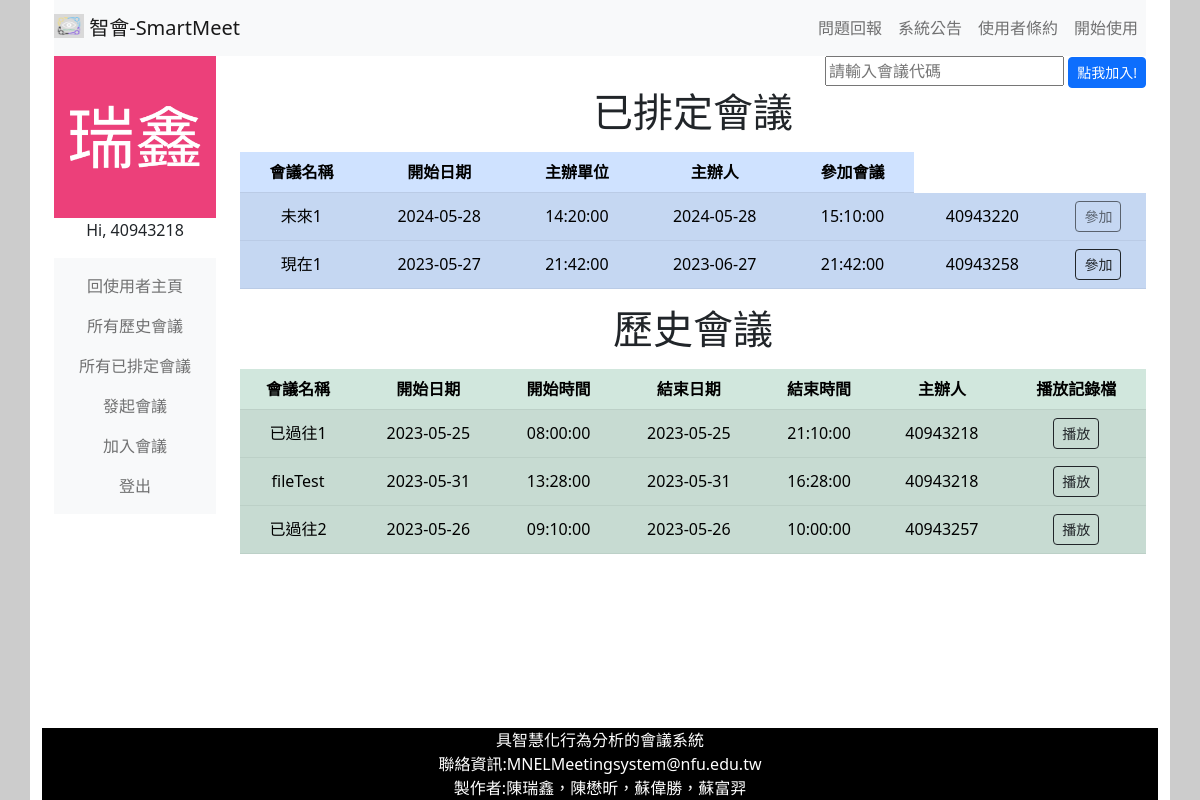
/htmlPhp/user/userPage.php (signed in), run on an earlier commit of the app's database.
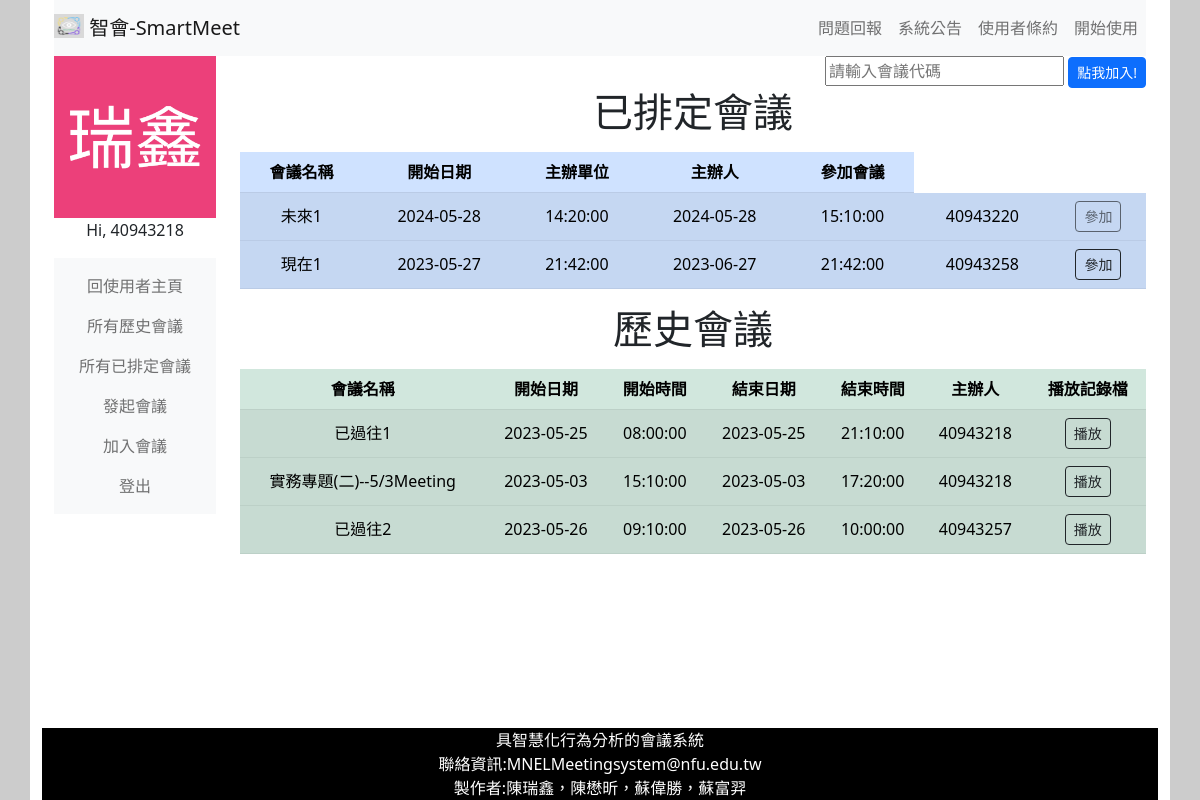
And on a later commit of the database.
### tables this page shows
CREATE TABLE `coursemember` (
  `courseId` varchar(255) NOT NULL,
  `courseMember` varchar(255) NOT NULL
);

CREATE TABLE `courseinfo` (
  `courseId` varchar(255) NOT NULL,
  `courseName` varchar(255) NOT NULL,
  `courseDateStart` date NOT NULL DEFAULT current_timestamp(),
  `courseDateEnd` date NOT NULL,
  `courseTimeStart` time NOT NULL DEFAULT current_timestamp(),
  `courseTimeEnd` time NOT NULL,
  `courseContent` varchar(255) NOT NULL,
  `openCourse` tinyint(1) NOT NULL,
  `fileExist` tinyint(1) NOT NULL
);

CREATE TABLE `coursehost` (
  `courseId` varchar(255) NOT NULL,
  `courseHostAcc` varchar(255) NOT NULL
);

### htmlPhp/includePHP/userHisMeet.php (the view, shortened to what this page needs)
<?php
$sqlUserInfo = "SELECT * FROM userInfo WHERE userAccount ='{$_SESSION["userAccount"]}'";
    $userInfoResult=mysqli_query($conn,$sqlUserInfo);
    $userClassData = mysqli_fetch_assoc($userInfoResult);
    $userClass = $userClassData["userClass"];
$sqlCourseId = "SELECT courseId FROM courseMember WHERE courseMember ='{$userClass}'";
    $courseMemberResult=mysqli_query($conn,$sqlCourseId);
    while ($courseMemberRow = mysqli_fetch_assoc($courseMemberResult)){
        $sqlCourseInfo = "SELECT *
                            FROM courseInfo INNER JOIN courseHost ON courseInfo.courseId=courseHost.courseId
                            WHERE courseInfo.courseId ='{$courseMemberRow['courseId']}'
                            ORDER BY courseHost.courseHostAcc ASC";
        $courseInfoResult=mysqli_query($conn,$sqlCourseInfo);
        $courseInfoData = mysqli_fetch_assoc($courseInfoResult);
        if(strtotime($courseInfoData['courseDateEnd'] . ' ' . $courseInfoData['courseTimeEnd']) < strtotime(date('Y-m-d H:i:s'))){
            echo'
                <tr data-bs-toggle="collapse" data-bs-target="#r'.$courseInfoData['courseId'].'">
                    <td>'.$courseInfoData['courseName'].'</td>
                    <td>'.$courseInfoData['courseDateStart'].'</td>
                    <td>'.$courseInfoData['courseTimeStart'].'</td>
                    <td>'.$courseInfoData['courseDateEnd'].'</td>
                    <td>'.$courseInfoData['courseTimeEnd'].'</td>
                    <td>'.$courseInfoData['courseHostAcc'].'</td>
                    <td><button type="button" class="btn btn-outline-dark btn-sm" onclick="location.href=\'../Histogram.php?courseID='.$courseInfoData['courseId'].'\'">播放</button></td>
                </tr>
                <tr class="collapse accordion-collapse" id="r'.$courseInfoData['courseId'].'">
                    <td colspan="7">
                        '.$courseInfoData['courseContent'];
            echo'
                    </td>
                </tr>
            ';
        }
    }

### htmlPhp/user/userPage.php (shortened to what this page needs)
<?php
  include "../includePHP/checkUserPer.php";
?>
<!DOCTYPE html>
<html lang="zh-Hant-TW">
<head>
    <link rel="stylesheet" type="text/css" href="../css/bootstrap.min.css">
    <link rel="stylesheet" type="text/css" href="../webCSS/userPageStyle.css">
</head>
<body>
    <div class ="container" id="mainContainer">
      <div class="container">
        <?php include("../includePHP/mainNav.php");?>
      </div>
      <div class="container">
        <div class="row">
          <div class="col-md-2">
            <?php include ("../includePHP/userImage.php"); ?>
            <?php include ("../includePHP/userNav.php"); ?>
          </div>
          <div class="col-md-10">
            <div style="text-align: right;">
              <form method="post" action="../user/join.php">
                <input type="text" name="joinCode"
                                placeholder="請輸入會議代碼" required>
                <button class="btn btn-sm btn-primary btn-block btn-login input-height font16"
                        type="submit">
                    點我加入!
                </button>
              </form>
            </div>
            <h1>
              <p id="listHeader">已排定會議</p>
            </h1>
            <table class="table table-primary table-striped accordion align-middle">
              <thead>
                <tr>
                  <th scope="col">會議名稱</th>
                  <th scope="col">開始日期</th>
                  <th scope="col">主辦單位</th>
                  <th scope="col">主辦人</th>
                  <th scope="col">參加會議</th>
                </tr>
              </thead>
              <tbody>
                <?php include("../includePHP/userFutMeet.php");?>
              </tbody>
            </table>
            <h1>
              <p id="listHeader">歷史會議</p>
            </h1>
            <table class="table table-success table-striped align-middle">
              <thead>
                <tr>
                  <th scope="col">會議名稱</th>
                  <th scope="col">開始日期</th>
                  <th scope="col">開始時間</th>
                  <th scope="col">結束日期</th>
                  <th scope="col">結束時間</th>
                  <th scope="col">主辦人</th>
                  <th scope="col">播放記錄檔</th>
                </tr>
              </thead>
              <tbody>
                <?php include("../includePHP/userHisMeet.php");?>
              </tbody>
            </table>
          </div>
        </div>
      </div>
      <?php include("../includePHP/tail.php"); ?>
    </div>
</body>
</html>

### htmlPhp/includePHP/mainNav.php (shortened to what this page needs)
<nav class="navbar navbar-expand-md bg-light navbar-light">
  <a class="navbar-brand" href="../system/index.php">
    <img src="../webImage/SmartMeet.png" alt="" width="30" height="24" class="d-inline-block align-text-top">
    智會-SmartMeet
  </a>
  <div class="collapse navbar-collapse justify-content-end" id="link">
    <ul class="navbar-nav">
      <li class="nav-item">
        <a class="nav-link" href="../system/errorReport.php" id="userNavLink">問題回報</a>
      </li>
      <li class="nav-item">
        <a class="nav-link" href="../system/message.php" id="userNavLink">系統公告</a>
      </li>
      <li class="nav-item">
        <a class="nav-link" href="../system/eula.php" id="userNavLink">使用者條約</a>
      </li>
      <li class="nav-item">
        <a class="nav-link" href="../user/loginPage.php" id="userNavLink">開始使用</a>
      </li>
    </ul>
  </div>
</nav>

### htmlPhp/includePHP/userImage.php
<img src="
  <?php
    $sql = "SELECT * FROM userInfo WHERE userAccount ='{$_SESSION["userAccount"]}'";
    $result=mysqli_query($conn,$sql);
    $data = mysqli_fetch_assoc($result);
    if($data["userImage"]==1){
      $userImagePath = "../userImage/{$_SESSION['userAccount']}.jpg";
      echo $userImagePath;
    }else{
      $userImagePath = "../userImage/default.jpg";
      echo $userImagePath;
    }
  ?>
  " class="img-fluid" alt="使用者圖片" style="display:block; margin:auto;">
  <?php
    echo "<p align=\"center\">Hi, {$_SESSION['userAccount']}</p>";
  ?>

### htmlPhp/includePHP/userNav.php
<nav class="navbar justify-content-center navbar-light bg-light">
<ul class="navbar-nav">
    <li class="nav-item" id="userNavLink">
        <a class="nav-link" href="../user/userPage.php">回使用者主頁</a>
    </li>
    <li class="nav-item" id="userNavLink">
        <a class="nav-link" href="../user/HisMeetPage.php">所有歷史會議</a>
    </li>
    <li class="nav-item" id="userNavLink">
        <a class="nav-link" href="../user/FutMeetPage.php">所有已排定會議</a>
    </li>
    <li class="nav-item" id="userNavLink">
        <a class="nav-link" href="../user/bookingPage.php">發起會議</a>
    </li>
    <li class="nav-item" id="userNavLink">
        <a class="nav-link" href="../user/joinPage.php">加入會議</a>
    </li>
    <li class="nav-item" id="userNavLink">
      <a class="nav-link" href="../user/logout.php">登出</a>
    </li>
</ul>
</nav>

### htmlPhp/includePHP/userFutMeet.php (shortened to what this page needs)
<?php
$sqlUserInfo = "SELECT * FROM userInfo WHERE userAccount ='{$_SESSION["userAccount"]}'";
    $userInfoResult=mysqli_query($conn,$sqlUserInfo);
    $userClassData = mysqli_fetch_assoc($userInfoResult);
    $userClass = $userClassData["userClass"];
$sqlCourseId = "SELECT courseId FROM courseMember WHERE courseMember ='{$userClass}'";
    $courseMemberResult=mysqli_query($conn,$sqlCourseId);
    while ($courseMemberRow = mysqli_fetch_assoc($courseMemberResult)){
        $sqlCourseInfo = "SELECT *
                            FROM courseInfo INNER JOIN courseHost ON courseInfo.courseId=courseHost.courseId
                            WHERE courseInfo.courseId ='{$courseMemberRow['courseId']}'
                            ORDER BY courseInfo.courseDateStart ASC";
        $courseInfoResult=mysqli_query($conn,$sqlCourseInfo);
        $courseInfoData = mysqli_fetch_assoc($courseInfoResult);
        if(strtotime($courseInfoData['courseDateEnd'] . ' ' . $courseInfoData['courseTimeEnd']) >= strtotime(date('Y-m-d H:i:s'))){
            echo'
                <tr data-bs-toggle="collapse" data-bs-target="#r'.$courseInfoData['courseId'].'">
                    <td>'.$courseInfoData['courseName'].'</td>
                    <td>'.$courseInfoData['courseDateStart'].'</td>
                    <td>'.$courseInfoData['courseTimeStart'].'</td>
                    <td>'.$courseInfoData['courseDateEnd'].'</td>
                    <td>'.$courseInfoData['courseTimeEnd'].'</td>
                    <td>'.$courseInfoData['courseHostAcc'].'</td>';
            if(strtotime($courseInfoData['courseDateStart'] . ' ' . $courseInfoData['courseTimeStart']) <= strtotime(date('Y-m-d H:i:s'))){
                echo '<td><button type="button" class="btn btn-outline-dark btn-sm" onclick="redirectMeetingRoom(\''.$courseInfoData['courseId'].'\')">參加</button></td>';
            }else{
                echo '<td><button type="button" class="btn btn-outline-dark btn-sm" disabled>參加</button></td>';
            }
            echo'
                </tr>
                <tr class="collapse accordion-collapse" id="r'.$courseInfoData['courseId'].'">
                    <td colspan="7">
                        '.$courseInfoData['courseContent'];
            echo'
                    </td>
                </tr>
            ';
        }
    }

### htmlPhp/includePHP/tail.php
<div class="container" style="min-height: 72px;">
</div>
<footer class="container fixed-bottom">
    <div id="systemContactInfo">
        <div>具智慧化行為分析的會議系統</div>
        <div>聯絡資訊:MNELMeetingsystem@nfu.edu.tw</div>
        <div>製作者:陳瑞鑫，陳懋昕，蘇偉勝，蘇富羿</div>
    </div>
</footer>

### htmlPhp/webCSS/userPageStyle.css (style rules this page uses)
html,body { height: 100%; background-color: #cccccc; }
#mainContainer { min-height: 100vh; }
.container { background-color: white; }
#listHeader { text-align: center; }
#userNavLink { text-align: center; }
th { text-align: center; }
td { text-align: center; }
#systemContactInfo { background-color: black; color:white; text-align: center; }

What changed in the data, as far as the page shows it:
changed through a linked row, coursemember: courseId.courseName "fileTest" → "實務專題(二)--5/3Meeting"; courseId.courseDateStart "2023-05-31" → "2023-05-03"; courseId.courseTimeStart "13:28:00" → "15:10:00"; courseId.courseDateEnd "2023-05-31" → "2023-05-03"; courseId.courseTimeEnd "16:28:00" → "17:20:00"
